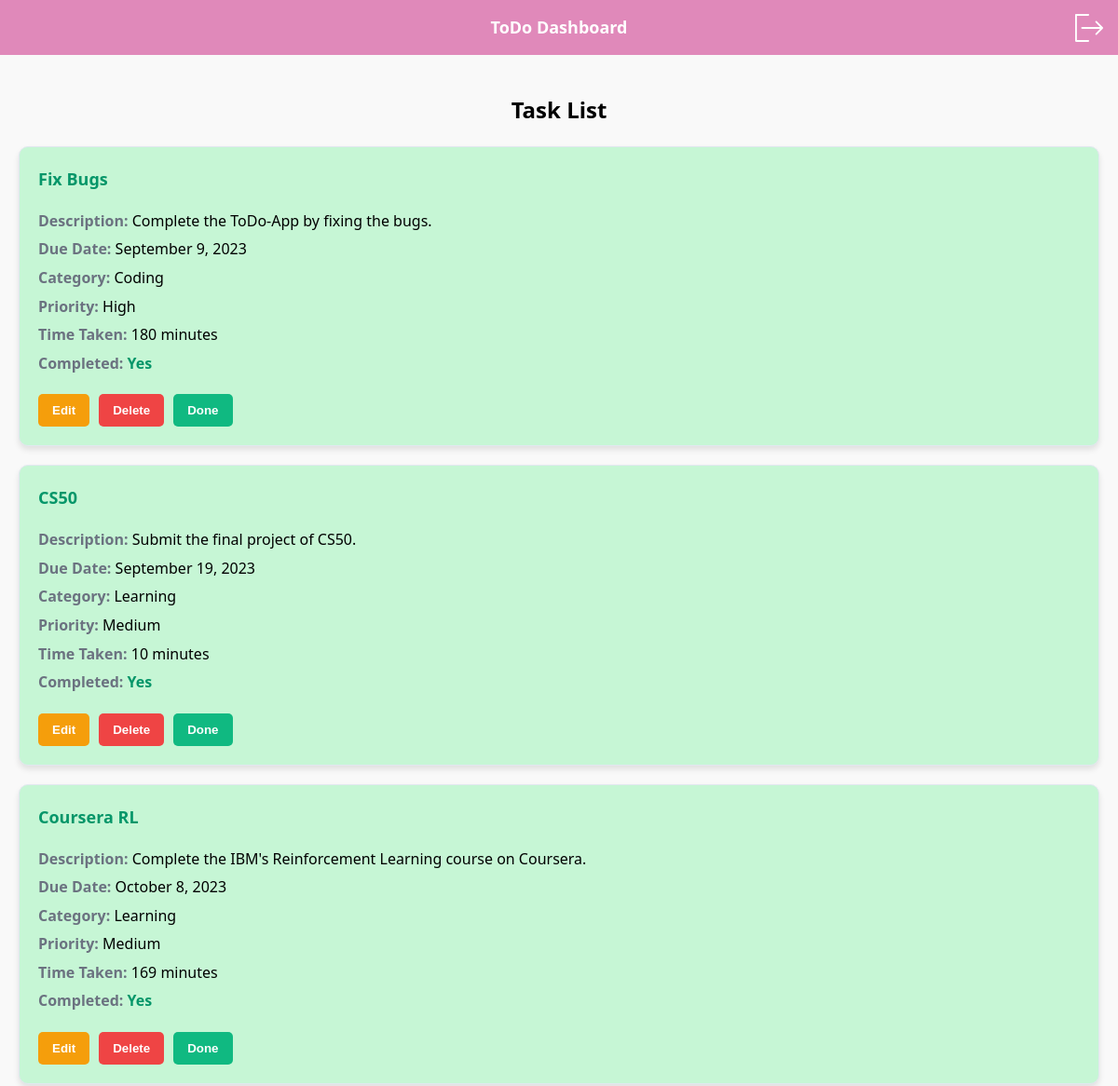
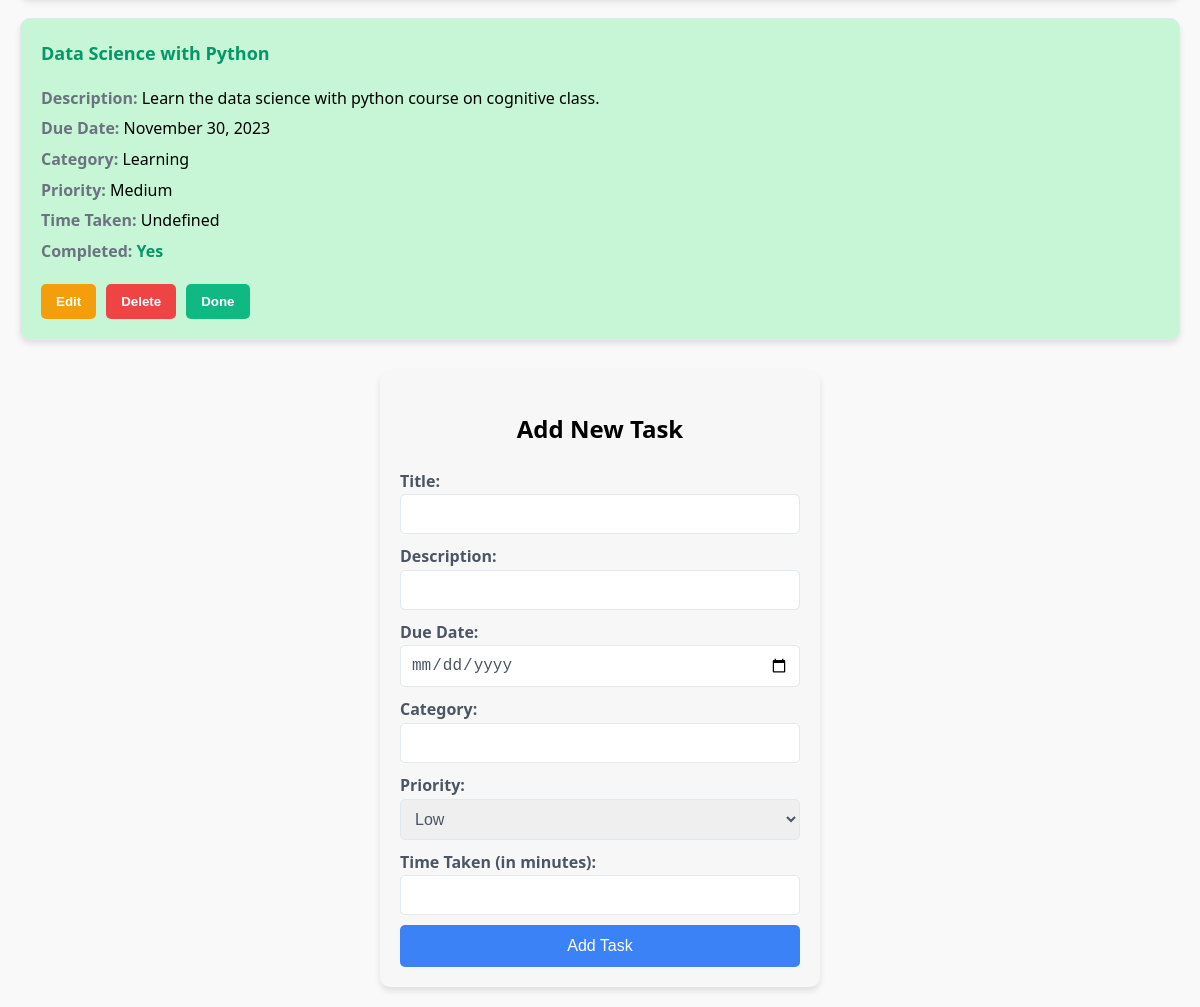
The app's page /dashboard (signed in) with its own data (2 pictures, top to bottom).
### tables this page shows
CREATE TABLE tasks (
                id INTEGER PRIMARY KEY AUTOINCREMENT,
                user_id INTEGER NOT NULL,
                title TEXT NOT NULL,
                description TEXT NOT NULL,
                due_date TEXT NOT NULL,
                category TEXT,
                priority TEXT,
                time_taken INTEGER,
                completed INTEGER DEFAULT 0,
                FOREIGN KEY (user_id) REFERENCES users (id)
            );

### app.py (the view)
@app.route("/dashboard")
def dashboard():
    if "user_id" not in session:
        return redirect(url_for("login"))
    user_id = session["user_id"]
    tasks = fetch_tasks_by_user(user_id)
    return render_template("dashboard.html", tasks=tasks)

### app.py (called while the page is built)
def connect_db():
    conn = sqlite3.connect("database.db")
    return conn

def fetch_tasks_by_user(user_id):
    with connect_db() as conn:
        cur = conn.cursor()
        query = "SELECT * FROM tasks WHERE user_id = ?"
        cur.execute(query, (user_id,))
        tasks = cur.fetchall()
        tasks_data = []
        for task in tasks:
            task_data = {
                "id": task[0],
                "title": task[2],
                "description": task[3],
                "due_date": task[4],
                "category": task[5],
                "priority": task[6],
                "time_taken": task[7],
                "completed": task[8],
            }
            tasks_data.append(task_data)
        return tasks_data

@app.template_filter()
def format_date(date_str):
    year, month, day = map(int, date_str.split('-'))
    months = [
        'January', 'February', 'March', 'April',
        'May', 'June', 'July', 'August',
        'September', 'October', 'November', 'December'
    ]
    month_name = months[month - 1]
    return f"{month_name} {day}, {year}"

### templates/dashboard.html (shortened to what this page needs)
<!DOCTYPE html>
<html lang="en">
<head>
    <link rel="stylesheet" href="{{ url_for('static', filename='css/dash_styles.css') }}">
</head>
<body>
    <header>
        <h1>ToDo Dashboard</h1>
        <button id="logoutBtn">
            <a href="{{ url_for('logout') }}">
            </a>
        </button>
    </header>
    <main>
        <section>
            <h2>Task List</h2>
            <ul id="taskList">
                {% if tasks %}
                {% for task in tasks %}
                <li class="taskCard {% if task.completed %}completedTask{% else %}incompletedTask{% endif %}"
                    data-id="{{ task.id }}">
                    <h3>{{ task.title }}</h3>
                    <div class="taskDetails">
                        <p><strong>Description:</strong> {{ task.description }}</p>
                        <p><strong>Due Date:</strong> {{ task.due_date | format_date() }}</p>
                        <p><strong>Category:</strong> {{ task.category }}</p>
                        <p><strong>Priority:</strong> {{ task.priority }}</p>
                        <p><strong>Time Taken:</strong> {% if task.time_taken %}{{ task.time_taken }} minutes{% else
                            %}Undefined{% endif %}</p>
                        <p><strong>Completed:</strong> <b>{% if task.completed %}Yes{% else %}No{% endif %}</b></p>
                    </div>
                    <div class="taskActions">
                        <button class="editBtn">Edit</button>
                        <button class="deleteBtn">Delete</button>
                        <button class="doneBtn">Done</button>
                    </div>
                </li>
                {% endfor %}
                {% endif %}
            </ul>
        </section>
        <section id="addTaskForm">
            <h2>Add New Task</h2>
            <form>
                <div>
                    <label for="title">Title:</label>
                    <input type="text" id="title" name="title" autocomplete="off" required>
                </div>
                <div>
                    <label for="description">Description:</label>
                    <input type="text" id="description" name="description" autocomplete="off" required>
                </div>
                <div>
                    <label for="due_date">Due Date:</label>
                    <input type="date" id="due_date" name="due_date" required>
                </div>
                <div>
                    <label for="category">Category:</label>
                    <input type="text" id="category" name="category" required>
                </div>
                <div>
                    <label for="priority">Priority:</label>
                    <select id="priority" name="priority">
                        <option value="Low">Low</option>
                    </select>
                </div>
                <div>
                    <label for="time_taken">Time Taken (in minutes):</label>
                    <input type="number" id="time_taken" name="time_taken" oninput="validateInput(this)"
                        onkeydown="validateInput(this)">
                </div>
                <button type="submit">Add Task</button>
            </form>
        </section>
    </main>
</body>
</html>

### static/css/dash_styles.css (style rules this page uses)
body { font-family: 'Segoe UI', Tahoma, Geneva, Verdana, sans-serif; background-color: #f9f9f9; line-height: 1.6; margin: 0; padding: 0; }
header { background-color: #e089ba; color: #fff; text-align: center; font-size: 24px; padding: 15px; position: relative; }
h1 { margin: 0; font-size: 20px; }
h2 { text-align: center; }
main { padding: 20px; }
section { margin-bottom: 30px; }
ul#taskList { list-style: none; padding: 0; }
#logoutBtn { position: absolute; top: 10px !important; right: 10px !important; background: none; border: none; padding-top: 5px !important; }
.taskCard { background-color: #fff; border: 1px solid #e2e8f0; padding: 20px; border-radius: 10px; box-shadow: 0 4px 6px rgba(0, 0, 0, 0.1); margin-bottom: 20px; transition: transform 0.3s, box-shadow 0.3s; max-width: 100%; margin-left: auto; margin-right: auto; animation: none; }
.taskCard h3 { margin-top: 0; color: #3b82f6; font-size: 18px; }
.taskDetails p { margin: 5px 0; }
.taskDetails p strong { color: #6b7280; }
.taskActions { display: flex; justify-content: space-between; margin-top: 20px; }
.taskActions button { padding: 10px 15px; border: none; border-radius: 5px; font-weight: bold; cursor: pointer; }
.taskActions button.editBtn { background-color: #f59e0b; color: #fff; }
.taskActions button.deleteBtn { background-color: #ef4444; color: #fff; }
.taskActions button.doneBtn { background-color: #10b981; color: #fff; }
#addTaskForm { background-color: #f7f7f7; border-radius: 10px; padding: 20px; box-shadow: 0 4px 6px rgba(0, 0, 0, 0.1); margin-bottom: 20px; max-width: 100%; }
#addTaskForm form { display: grid; grid-template-columns: 1fr; grid-gap: 10px; }
#addTaskForm label { font-weight: bold; color: #4b5563; }
#addTaskForm input[type="text"], #addTaskForm select, #addTaskForm input[type="date"], #addTaskForm input[type="number"] { width: 100%; box-sizing: border-box; padding: 10px; border: 1px solid #e2e8f0; border-radius: 5px; font-size: 16px; color: #4b5563; }
#addTaskForm button[type="submit"] { padding: 12px 20px; background-color: #3b82f6; color: #fff; border: none; border-radius: 5px; font-size: 16px; cursor: pointer; transition: background-color 0.3s; display: block; margin: 0 auto; width: 100%; }
@media screen and (min-width: 768px) { header { font-size: 20px; } }
@media screen and (min-width: 768px) { h1 { font-size: 18px; } }
@media screen and (min-width: 768px) { #logoutBtn { top: 5px; right: 5px; padding-top: 3px; } }
@media screen and (min-width: 768px) { .taskActions { justify-content: flex-start; } }
@media screen and (min-width: 768px) { .taskActions button { margin-right: 10px; } }
@media screen and (min-width: 768px) { #addTaskForm, .editForm { max-width: 400px; margin: 0 auto; } }
.taskCard { transition: transform 0.3s, box-shadow 0.3s; }
.taskCard { animation: fadeInUp 0.5s ease; }
.completedTask .taskDetails p:last-of-type b { color: #059669; }
.completedTask { background-color: #c6f6d5; animation: completedAnimation 0.3s ease; }
.completedTask h3 { color: #059669; }

### records on screen
tasks: title "Fix Bugs", description "Complete the ToDo-App by fixing the bugs.", due_date "September 9, 2023", category "Coding", priority "High", time_taken "180", completed "Yes"
tasks: title "CS50", description "Submit the final project of CS50.", due_date "September 19, 2023", category "Learning", priority "Medium", time_taken "10", completed "Yes"
tasks: title "Coursera RL", description "Complete the IBM's Reinforcement Learning course on Coursera.", due_date "October 8, 2023", category "Learning", priority "Medium", time_taken "169", completed "Yes"
tasks: title "Data Science with Python", description "Learn the data science with python course on cognitive class.", due_date "November 30, 2023", category "Learning", priority "Medium", shows "Undefined", completed "Yes"
